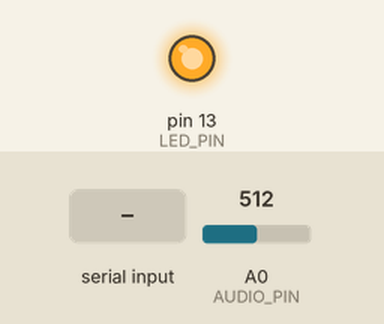
Bench run of a sketch on a simulated Arduino Mega 2560, built with avr-gcc and run on an emulated ATmega2560. On the bench: output pins drawn as LEDs (lit = HIGH). The inputs (shaded band) are chosen by the test bench; at power-on: A0 (AUDIO_PIN) = 512. What the sketch prints to the serial monitor is not drawn.

Above: at 1.1 s.
At 6.4 s:
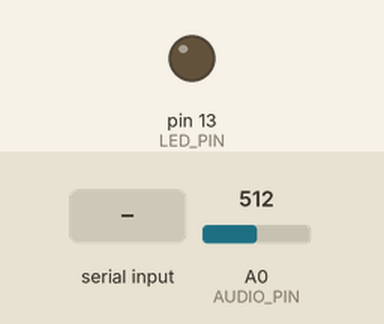
6.5 s: "GAIN:\n" received over Serial
8.3 s: "CALIBRATE\n" received over Serial
11.8 s: A0 (AUDIO_PIN) set to 89
24.8 s: A0 (AUDIO_PIN) set to 79
46.8 s: "STATUS\n" received over Serial
Timing chart, 0 to 49.8 s (numbered marks = the images above; inputs shaded):
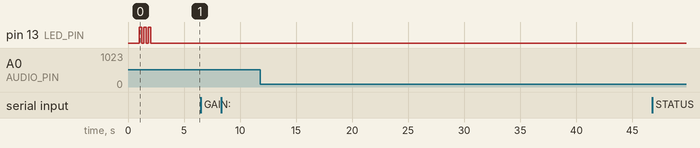

The sketch:

mega_audio_sender.ino
```cpp
/*
 * Sensory Music System - Arduino Mega Audio Sender
 * Captura áudio via eletreto e envia análise para Python
 *
 * Hardware necessário:
 * - Arduino Mega
 * - Microfone eletreto
 * - Resistor 10kΩ (bias do eletreto)
 * - Capacitor 100nF (filtro)
 * - Capacitor 10µF (acoplamento AC)
 *
 * Conexões:
 * - Eletreto VCC -> 5V via resistor 10kΩ
 * - Eletreto GND -> GND
 * - Eletreto OUT -> A0 (via capacitor 10µF)
 * - Capacitor 100nF entre A0 e GND (filtro anti-aliasing)
 */

#include <arduinoFFT.h>
#include <avr/pgmspace.h>

// ===== CONFIGURAÇÕES =====
const int AUDIO_PIN = A0;              // Pino do eletreto
const int LED_PIN = 13;                // LED indicador
const int SAMPLES = 128;               // Amostras para FFT (potência de 2)
const int SAMPLING_FREQUENCY = 10000;  // Hz - Nyquist = 5kHz
const int BAUD_RATE = 115200;          // Velocidade serial

// ===== VARIÁVEIS FFT =====
double vReal[SAMPLES];
double vImag[SAMPLES];
arduinoFFT FFT = arduinoFFT(vReal, vImag, SAMPLES, SAMPLING_FREQUENCY);

// ===== BANDAS DE FREQUÊNCIA =====
struct FrequencyBands {
  double bass;      // 20-250 Hz
  double mid;       // 250-4000 Hz
  double treble;    // 4000+ Hz
};

// ===== DETECÇÃO DE BEAT =====
struct BeatDetector {
  double bassHistory[8];
  int historyIndex;
  double threshold;
  unsigned long lastBeatTime;
  bool beatDetected;

  void init() {
    for (int i = 0; i < 8; i++) bassHistory[i] = 0;
    historyIndex = 0;
    threshold = 1.3;
    lastBeatTime = 0;
    beatDetected = false;
  }

  bool detectBeat(double currentBass) {
    // Adicionar ao histórico
    bassHistory[historyIndex] = currentBass;
    historyIndex = (historyIndex + 1) % 8;

    // Calcular média histórica
    double avgBass = 0;
    for (int i = 0; i < 8; i++) {
      avgBass += bassHistory[i];
    }
    avgBass /= 8;

    // Detectar beat
    unsigned long currentTime = millis();
    bool beat = false;

    if (currentBass > avgBass * threshold &&
        currentTime - lastBeatTime > 200) { // Mínimo 200ms entre beats
      beat = true;
      lastBeatTime = currentTime;

      // Ajustar threshold adaptativamente
      threshold = constrain(threshold * 0.98, 1.2, 2.0);
    } else {
      threshold = constrain(threshold * 1.001, 1.2, 2.0);
    }

    beatDetected = beat;
    return beat;
  }
};

// ===== VARIÁVEIS GLOBAIS =====
FrequencyBands bands;
BeatDetector beatDetector;
unsigned long lastSampleTime = 0;
double maxAmplitude = 0;
int dominantFreqIndex = 0;
double dominantFreq = 440;

// ===== CALIBRAÇÃO =====
double dcOffset = 512.0;  // Offset DC do ADC
double gainFactor = 1.0;  // Fator de ganho
bool calibrationMode = false;

void setup() {
  // Inicializar comunicação serial
  Serial.begin(BAUD_RATE);
  while (!Serial) delay(10);

  // Configurar pinos
  pinMode(LED_PIN, OUTPUT);
  pinMode(AUDIO_PIN, INPUT);

  // Configurar ADC para máxima velocidade
  ADCSRA &= ~0x07;  // Limpar prescaler
  ADCSRA |= 0x04;   // Prescaler 16 (1MHz ADC clock)

  // Inicializar componentes
  beatDetector.init();

  // Calibrar DC offset
  calibrateDCOffset();

  // Sinal de inicialização
  for (int i = 0; i < 3; i++) {
    digitalWrite(LED_PIN, HIGH);
    delay(200);
    digitalWrite(LED_PIN, LOW);
    delay(200);
  }

  Serial.println("# Sensory Music System - Audio Sender Initialized");
  Serial.println("# Format: AMP:xxx,FREQ:xxx,BASS:xxx,MID:xxx,TREBLE:xxx,BEAT:x");
  delay(1000);
}

void loop() {
  // Capturar amostras para FFT
  captureSamples();

  // Processar FFT
  processFFT();

  // Analisar bandas de frequência
  analyzeBands();

  // Detectar beat
  bool beatDetected = beatDetector.detectBeat(bands.bass);

  // Encontrar frequência dominante
  findDominantFrequency();

  // Enviar dados para Python
  sendAudioData(beatDetected);

  // Indicador visual
  digitalWrite(LED_PIN, beatDetected ? HIGH : LOW);

  // Controlar taxa de amostragem (~50Hz)
  delayMicroseconds(20000 - (micros() - lastSampleTime));
}

void calibrateDCOffset() {
  Serial.println("# Calibrating DC offset...");

  long sum = 0;
  const int calibSamples = 1000;

  for (int i = 0; i < calibSamples; i++) {
    sum += analogRead(AUDIO_PIN);
    delay(1);
  }

  dcOffset = sum / (double)calibSamples;
  Serial.print("# DC Offset: ");
  Serial.println(dcOffset);
}

void captureSamples() {
  lastSampleTime = micros();
  unsigned int samplingPeriod = round(1000000 * (1.0 / SAMPLING_FREQUENCY));

  for (int i = 0; i < SAMPLES; i++) {
    unsigned long microSeconds = micros();

    // Ler ADC e remover DC offset
    int adcValue = analogRead(AUDIO_PIN);
    vReal[i] = (adcValue - dcOffset) * gainFactor;
    vImag[i] = 0;

    // Aguardar próxima amostra
    while (micros() - microSeconds < samplingPeriod) {
      // Espera ativa para timing preciso
    }
  }
}

void processFFT() {
  // Aplicar janela de Hamming para reduzir vazamento espectral
  FFT.Windowing(FFT_WIN_TYP_HAMMING, FFT_FORWARD);

  // Computar FFT
  FFT.Compute(FFT_FORWARD);

  // Converter para magnitude
  FFT.ComplexToMagnitude();

  // Encontrar amplitude máxima
  maxAmplitude = 0;
  for (int i = 1; i < SAMPLES/2; i++) {
    if (vReal[i] > maxAmplitude) {
      maxAmplitude = vReal[i];
    }
  }

  // Normalizar amplitude (0-1024 range)
  maxAmplitude = constrain(maxAmplitude, 0, 1024);
}

void analyzeBands() {
  bands.bass = 0;
  bands.mid = 0;
  bands.treble = 0;

  // Calcular largura de bin de frequência
  double binWidth = (double)SAMPLING_FREQUENCY / SAMPLES;

  for (int i = 1; i < SAMPLES/2; i++) {
    double frequency = i * binWidth;
    double magnitude = vReal[i];

    // Classificar em bandas
    if (frequency >= 20 && frequency <= 250) {
      bands.bass += magnitude;
    } else if (frequency > 250 && frequency <= 4000) {
      bands.mid += magnitude;
    } else if (frequency > 4000) {
      bands.treble += magnitude;
    }
  }

  // Normalizar bandas
  bands.bass = constrain(bands.bass / 8, 0, 1024);    // 8 bins aproximadamente
  bands.mid = constrain(bands.mid / 30, 0, 1024);     // 30 bins aproximadamente
  bands.treble = constrain(bands.treble / 25, 0, 1024); // 25 bins aproximadamente
}

void findDominantFrequency() {
  double maxMagnitude = 0;
  dominantFreqIndex = 1;

  // Procurar pico mais alto (ignorar DC - bin 0)
  for (int i = 1; i < SAMPLES/2; i++) {
    if (vReal[i] > maxMagnitude) {
      maxMagnitude = vReal[i];
      dominantFreqIndex = i;
    }
  }

  // Converter bin para frequência
  dominantFreq = (dominantFreqIndex * SAMPLING_FREQUENCY) / SAMPLES;

  // Filtro simples para evitar mudanças bruscas
  static double lastDominantFreq = 440;
  dominantFreq = (dominantFreq * 0.3) + (lastDominantFreq * 0.7);
  lastDominantFreq = dominantFreq;
}

void sendAudioData(bool beat) {
  // Formato: AMP:xxx,FREQ:xxx,BASS:xxx,MID:xxx,TREBLE:xxx,BEAT:x

  Serial.print("AMP:");
  Serial.print((int)maxAmplitude);
  Serial.print(",FREQ:");
  Serial.print((int)dominantFreq);
  Serial.print(",BASS:");
  Serial.print((int)bands.bass);
  Serial.print(",MID:");
  Serial.print((int)bands.mid);
  Serial.print(",TREBLE:");
  Serial.print((int)bands.treble);
  Serial.print(",BEAT:");
  Serial.println(beat ? 1 : 0);
}

// ===== COMANDOS SERIAIS (OPCIONAL) =====
void serialEvent() {
  if (Serial.available()) {
    String command = Serial.readStringUntil('\n');
    command.trim();

    if (command == "CALIBRATE") {
      calibrateDCOffset();
    } else if (command.startsWith("GAIN:")) {
      gainFactor = command.substring(5).toDouble();
      Serial.print("# Gain set to: ");
      Serial.println(gainFactor);
    } else if (command == "STATUS") {
      printStatus();
    } else if (command == "HELP") {
      printHelp();
    }
  }
}

void printStatus() {
  Serial.println("# === SYSTEM STATUS ===");
  Serial.print("# Sampling Freq: "); Serial.print(SAMPLING_FREQUENCY); Serial.println(" Hz");
  Serial.print("# DC Offset: "); Serial.println(dcOffset);
  Serial.print("# Gain Factor: "); Serial.println(gainFactor);
  Serial.print("# Beat Threshold: "); Serial.println(beatDetector.threshold);
  Serial.print("# Dominant Freq: "); Serial.print(dominantFreq); Serial.println(" Hz");
  Serial.println("# =====================");
}

void printHelp() {
  Serial.println("# === COMMANDS ===");
  Serial.println("# CALIBRATE - Recalibrate DC offset");
  Serial.println("# GAIN:x.x - Set gain factor");
  Serial.println("# STATUS - Show system status");
  Serial.println("# HELP - Show this help");
  Serial.println("# =================");
}

// ===== FUNÇÕES DE DEBUG (OPCIONAL) =====
#ifdef DEBUG_MODE
void debugFFT() {
  Serial.println("# FFT Debug Data:");
  for (int i = 0; i < SAMPLES/2; i++) {
    double frequency = (i * SAMPLING_FREQUENCY) / SAMPLES;
    Serial.print(frequency); Serial.print(" Hz: ");
    Serial.println(vReal[i]);
  }
}

void debugBands() {
  Serial.print("# Bands - Bass: "); Serial.print(bands.bass);
  Serial.print(", Mid: "); Serial.print(bands.mid);
  Serial.print(", Treble: "); Serial.println(bands.treble);
}
#endif

/*
 * NOTAS DE IMPLEMENTAÇÃO:
 *
 * 1. O código usa a biblioteca arduinoFFT para análise espectral
 * 2. Implementa detecção adaptativa de beat baseada em energia dos graves
 * 3. Calibra automaticamente o offset DC do eletreto
 * 4. Envia dados a ~50Hz para evitar overflow do buffer serial
 * 5. Suporta comandos seriais para calibração e ajustes
 *
 * MELHORIAS POSSÍVEIS:
 * - Filtro passa-alta para remover ruído de 50/60Hz
 * - AGC (Automatic Gain Control) baseado no nível médio
 * - Detecção de onset mais sofisticada
 * - Análise de pitch mais precisa
 * - Compressão de dados para maior taxa de transmissão
 */
```

Measured:
- after the input at 6.5 s, every drawn part: stays the same
- after the input at 8.3 s, every drawn part: stays the same
- after the input at 11.8 s, every drawn part: stays the same
- after the input at 24.8 s, every drawn part: stays the same
- after the input at 46.8 s, every drawn part: stays the same
